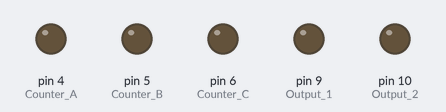
The sketch below on a simulated Arduino Uno, built with avr-gcc and run on an emulated ATmega328P. Parts: output pins drawn as LEDs (lit = HIGH). Pins used as bus, display or sensor lines are not drawn.

Above: at 0.15 s.
At 0.7 s:
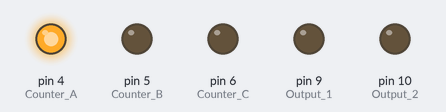
At 1.2 s:
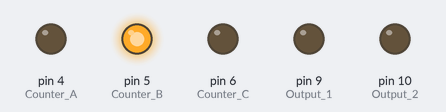
At 6.7 s:
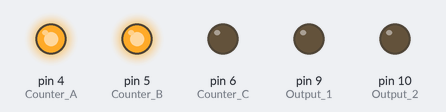
At 7.2 s:
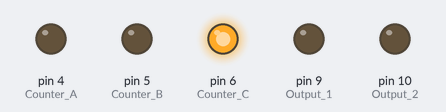
At 14.0 s:
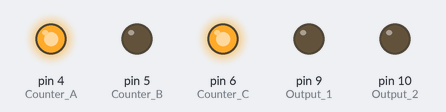
Timing chart, 0 to 19.5 s (numbered marks = the images above):
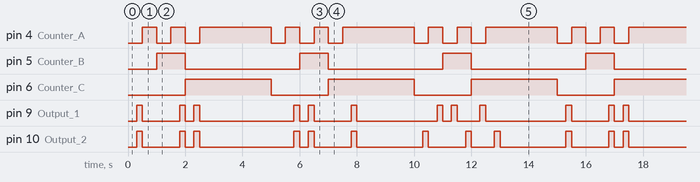

The sketch:

sketch_feb15b.ino
```cpp
int ledPin = 8;
int continueLoop=1;
int i = 200;
int j = 1000;
int k = 300;

void setup()
{
  pinMode(3, OUTPUT);//Reset
  pinMode(4, OUTPUT);//Counter A
  pinMode(5, OUTPUT);//Counter B
  pinMode(6, OUTPUT);//Counter C

  pinMode(9, OUTPUT);//Output 1
  pinMode(10, OUTPUT);//Output 2
}

void loop()
{
  digitalWrite(4,0);//Sets A
  digitalWrite(5,0);//Sets B
  digitalWrite(6,0);//Sets C
  delay(k);//After setting the ABC to the correct address, pause just a few milliseconds (the time inside delay is in ms)
  digitalWrite(9,1);//Write a random value to memory 1-1
  digitalWrite(10,1);//Write a random value to memory 2-1
  delay(i);// wait a second
  digitalWrite(9,0);//Clear output 1
  digitalWrite(10,0);//Clear output 2

  digitalWrite(4,1);
  digitalWrite(5,0);
  digitalWrite(6,0);
  delay(k);
  digitalWrite(9,0);
  digitalWrite(10,0);
  delay(i);
  digitalWrite(9,0);
  digitalWrite(10,0);

  digitalWrite(4,0);
  digitalWrite(5,1);
  digitalWrite(6,0);
  delay(k);
  digitalWrite(9,0);
  digitalWrite(10,0);
  delay(i);
  digitalWrite(9,0);
  digitalWrite(10,0);

  digitalWrite(4,1);
  digitalWrite(5,1);
  digitalWrite(6,0);
  delay(k);
  digitalWrite(9,1);
  digitalWrite(10,1);
  delay(i);
  digitalWrite(9,0);
  digitalWrite(10,0);

  digitalWrite(4,0);
  digitalWrite(5,0);
  digitalWrite(6,1);
  delay(k);
  digitalWrite(9,1);
  digitalWrite(10,1);
  delay(i);
  digitalWrite(9,0);
  digitalWrite(10,0);

  digitalWrite(4,1);
  digitalWrite(5,0);
  digitalWrite(6,1);
  delay(k);
  digitalWrite(9,0);
  digitalWrite(10,0);
  delay(i);
  digitalWrite(9,0);
  digitalWrite(10,0);

  delay(j);
  digitalWrite(3,1);
  delay(j);
  digitalWrite(3,0);
  //the above chunk simply resets all the memory to start the next bits

  digitalWrite(4,0);
  digitalWrite(5,0);
  digitalWrite(6,0);
  delay(k);
  digitalWrite(9,0);
  digitalWrite(10,0);
  delay(i);
  digitalWrite(9,0);
  digitalWrite(10,0);

  digitalWrite(4,1);
  digitalWrite(5,0);
  digitalWrite(6,0);
  delay(k);
  digitalWrite(9,1);
  digitalWrite(10,1);
  delay(i);
  digitalWrite(9,0);
  digitalWrite(10,0);

  digitalWrite(4,0);
  digitalWrite(5,1);
  digitalWrite(6,0);
  delay(k);
  digitalWrite(9,1);
  digitalWrite(10,1);
  delay(i);
  digitalWrite(9,0);
  digitalWrite(10,0);

  digitalWrite(4,1);
  digitalWrite(5,1);
  digitalWrite(6,0);
  delay(k);
  digitalWrite(9,0);
  digitalWrite(10,0);
  delay(i);
  digitalWrite(9,0);
  digitalWrite(10,0);

  digitalWrite(4,0);
  digitalWrite(5,0);
  digitalWrite(6,1);
  delay(k);
  digitalWrite(9,0);
  digitalWrite(10,0);
  delay(i);
  digitalWrite(9,0);
  digitalWrite(10,0);

  digitalWrite(4,1);
  digitalWrite(5,0);
  digitalWrite(6,1);
  delay(k);
  digitalWrite(9,1);
  digitalWrite(10,1);
  delay(i);
  digitalWrite(9,0);
  digitalWrite(10,0);

  delay(j);
  digitalWrite(3,1);
  delay(j);
  digitalWrite(3,0);

  digitalWrite(4,0);
  digitalWrite(5,0);
  digitalWrite(6,0);
  delay(k);
  digitalWrite(9,0);
  digitalWrite(10,1);
  delay(i);
  digitalWrite(9,0);
  digitalWrite(10,0);

  digitalWrite(4,1);
  digitalWrite(5,0);
  digitalWrite(6,0);
  delay(k);
  digitalWrite(9,1);
  digitalWrite(10,0);
  delay(i);
  digitalWrite(9,0);
  digitalWrite(10,0);

  digitalWrite(4,0);
  digitalWrite(5,1);
  digitalWrite(6,0);
  delay(k);
  digitalWrite(9,1);
  digitalWrite(10,0);
  delay(i);
  digitalWrite(9,0);
  digitalWrite(10,0);

  digitalWrite(4,1);
  digitalWrite(5,1);
  digitalWrite(6,0);
  delay(k);
  digitalWrite(9,0);
  digitalWrite(10,1);
  delay(i);
  digitalWrite(9,0);
  digitalWrite(10,0);

  digitalWrite(4,0);
  digitalWrite(5,0);
  digitalWrite(6,1);
  delay(k);
  digitalWrite(9,1);
  digitalWrite(10,0);
  delay(i);
  digitalWrite(9,0);
  digitalWrite(10,0);

  digitalWrite(4,1);
  digitalWrite(5,0);
  digitalWrite(6,1);
  delay(k);
  digitalWrite(9,0);
  digitalWrite(10,1);
  delay(i);
  digitalWrite(9,0);
  digitalWrite(10,0);

  delay(j);
  digitalWrite(3,1);
  delay(j);
  digitalWrite(3,0);
}
```

Measured:
- by itself, pin 4 (Counter_A): repeats every 5.0 s: LOW 0.50 s, HIGH 0.50 s, LOW 0.50 s, HIGH 2.5 s, LOW 0.50 s, HIGH 0.50 s
- by itself, pin 5 (Counter_B): alternates HIGH for 1.0 s and LOW for 4.0 s
- by itself, pin 6 (Counter_C): alternates HIGH for 3.0 s and LOW for 2.0 s
- by itself, pin 9 (Output_1): repeats every 15.0 s: LOW 1.3 s, HIGH 0.20 s, LOW 0.30 s, HIGH 0.20 s, LOW 3.3 s, HIGH 0.20 s, LOW 0.30 s, HIGH 0.20 s, LOW 1.3 s, HIGH 0.20 s, LOW 2.8 s, HIGH 0.20 s, LOW 0.30 s, HIGH 0.20 s, LOW 0.80 s, HIGH 0.20 s, LOW 2.8 s, HIGH 0.20 s
- by itself, pin 10 (Output_2): repeats every 15.0 s: LOW 1.3 s, HIGH 0.20 s, LOW 0.30 s, HIGH 0.20 s, LOW 3.3 s, HIGH 0.20 s, LOW 0.30 s, HIGH 0.20 s, LOW 1.3 s, HIGH 0.20 s, LOW 2.3 s, HIGH 0.20 s, LOW 1.3 s, HIGH 0.20 s, LOW 0.80 s, HIGH 0.20 s, LOW 2.3 s, HIGH 0.20 s
